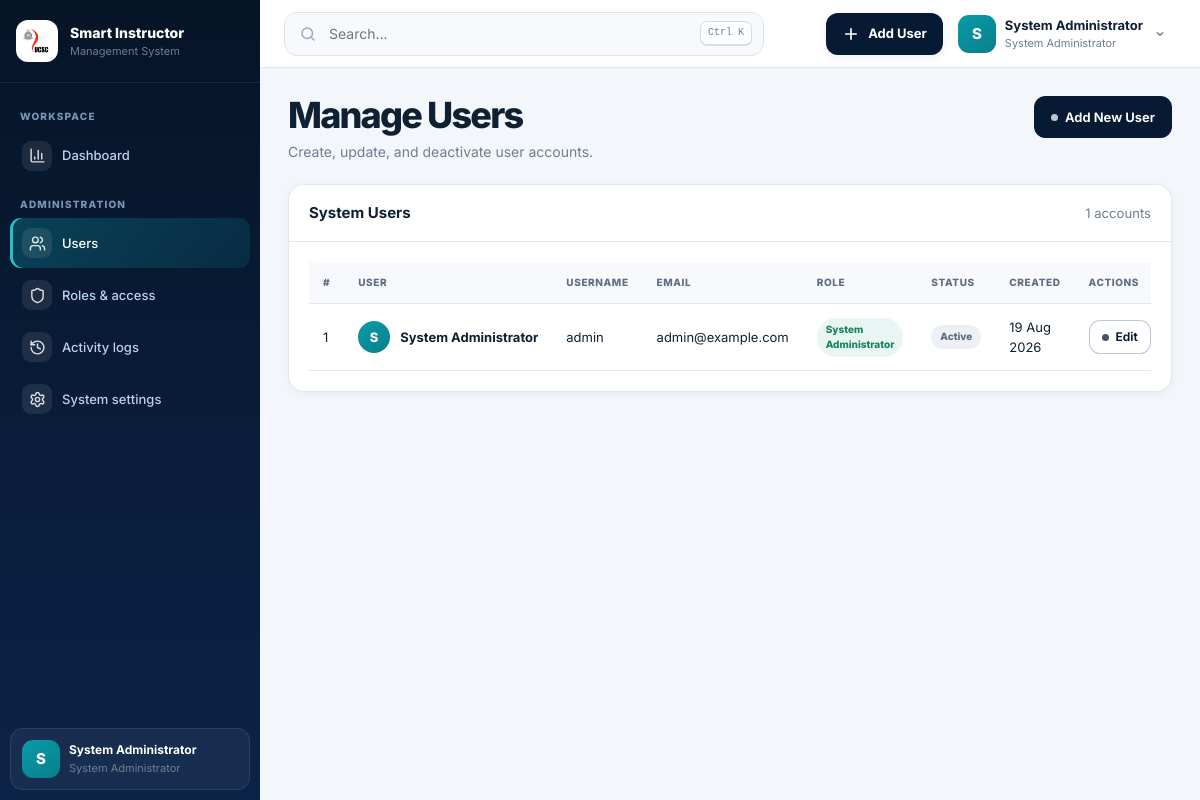
The page /admin/users.php (signed in) on the database its author committed.
### tables this page shows
CREATE TABLE `users` (
  `id` int(11) NOT NULL,
  `username` varchar(50) NOT NULL,
  `email` varchar(100) NOT NULL,
  `password` varchar(255) NOT NULL,
  `full_name` varchar(150) NOT NULL,
  `role_id` int(11) NOT NULL,
  `status` enum('active','inactive','suspended') DEFAULT 'active',
  `phone` varchar(20) DEFAULT NULL,
  `avatar_url` varchar(255) DEFAULT NULL,
  `created_at` timestamp NOT NULL DEFAULT current_timestamp(),
  `updated_at` timestamp NOT NULL DEFAULT current_timestamp() ON UPDATE current_timestamp()
);

CREATE TABLE `roles` (
  `id` int(11) NOT NULL,
  `role_name` varchar(100) NOT NULL,
  `description` text DEFAULT NULL,
  `created_at` timestamp NOT NULL DEFAULT current_timestamp()
);

### config/config.php (called while the page is built, shortened)
<?php
if (!function_exists('app_url')) {
    function app_url(string $path = ''): string {
        $path = ltrim($path, '/');
        return $path === '' ? SITE_URL : SITE_URL . '/' . $path;
    }
}

### includes/auth.php (called while the page is built, shortened)
<?php
require_once __DIR__ . '/../config/config.php';
require_once __DIR__ . '/../config/db.php';
function isLoggedIn() {
    return isset($_SESSION['user_id']) && !empty($_SESSION['user_id']);
}
function getCurrentUser() {
    global $pdo;
    static $cachedUser = null;
    if ($cachedUser === null) {
        $stmt = $pdo->prepare("SELECT u.*, r.role_name FROM users u JOIN roles r ON u.role_id = r.id WHERE u.id = ? LIMIT 1");
        $stmt->execute([$_SESSION['user_id']]);
        $cachedUser = $stmt->fetch();
    }
    return $cachedUser;
}
function getCurrentRoleId() {
    return isset($_SESSION['role_id']) ? (int)$_SESSION['role_id'] : null;
}
?>

### admin/users.php (the view, shortened to what this page needs)
<?php
require_once __DIR__ . '/../config/config.php';
require_once __DIR__ . '/../config/db.php';
require_once __DIR__ . '/../includes/auth.php';
require_once __DIR__ . '/../includes/functions.php';
require_once __DIR__ . '/../includes/dashboard_ui.php';
$users =$pdo->query("SELECT u.*, r.role_name FROM users u JOIN roles r ON u.role_id = r.id ORDER BY u.created_at DESC")->fetchAll(PDO::FETCH_ASSOC);
include __DIR__ . '/../includes/header.php';
?>
            <div class="page-toolbar">
                <div>
                    <h1>Manage Users</h1>
                    <p>Create, update, and deactivate user accounts.</p>
                </div>
                <a href="<?= app_url('admin/add_user.php') ?>" class="btn btn-primary">
                    <span class="ui-dot" aria-hidden="true"></span>
                    Add New User
                </a>
            </div>
            <div class="card">
                <div class="card-header">
                    <h5>System Users</h5>
                    <span class="text-muted small"><?= count($users) ?> accounts</span>
                </div>
                <div class="card-body">
                    <div class="table-responsive">
                        <table class="table table-hover align-middle admin-table" id="manageUsersTable">
                            <thead>
                                <tr>
                                    <th>#</th>
                                    <th>User</th>
                                    <th>Username</th>
                                    <th>Email</th>
                                    <th>Role</th>
                                    <th>Status</th>
                                    <th>Created</th>
                                    <th class="text-end">Actions</th>
                                </tr>
                            </thead>
                            <tbody>
                                <?php foreach ($users as $index =>$user): ?>
                                    <tr>
                                        <td data-label="#"><?= $index + 1 ?></td>
                                        <td data-label="User">
                                            <div class="user-cell-flex">
                                                <?php
                                                    $cleanName = trim(preg_replace('/^(Dr\.|Prof\.|Mr\.|Mrs\.|Ms\.)\s+/i', '', $user['full_name'] ?? 'U'));$initial = mb_substr($cleanName, 0, 1);$avatarUrl = !empty($user['avatar_url']) ? app_url($user['avatar_url']) : null;
                                                ?>
                                                <?= sic_user_avatar($avatarUrl,$initial, 'avatar-mini') ?>
                                                <strong><?= htmlspecialchars($user['full_name']) ?></strong>
                                            </div>
                                        </td>
                                        <td data-label="Username"><?= htmlspecialchars($user['username']) ?></td>
                                        <td data-label="Email"><?= htmlspecialchars($user['email']) ?></td>
                                        <td data-label="Role"><span class="status-pill pill-blue"><?= htmlspecialchars(ucwords(str_replace('_', ' ', $user['role_name']))) ?></span></td>
                                        <td data-label="Status"><?= getStatusBadge($user['status']) ?></td>
                                        <td data-label="Created"><?= !empty($user['created_at']) ? date('d M Y', strtotime($user['created_at'])) : 'N/A' ?></td>
                                        <td data-label="Actions" class="text-end action-cell">
                                            <div class="action-btn-group">
                                                <a href="<?= app_url('admin/edit_user.php?id=' . (int)$user['id']) ?>" class="btn btn-sm btn-outline-primary">
                                                    <span class="ui-dot" aria-hidden="true"></span>
                                                    Edit
                                                </a>
                                            </div>
                                        </td>
                                    </tr>
                                <?php endforeach; ?>
                            </tbody>
                        </table>
                    </div>
                </div>
            </div>
<?php include __DIR__ . '/../includes/footer.php'; ?>

### includes/sidebar.php (shortened to what this page needs)
<?php
require_once __DIR__ . '/../config/config.php';
require_once __DIR__ . '/auth.php';
$currentRole = (int)getCurrentRoleId();
$currentPage = basename($_SERVER['PHP_SELF'] ?? '');
$currentUser = getCurrentUser() ?: [];
if (!function_exists('sidebar_link')) {
    function sidebar_link(string $path, string $label, string $icon, string $currentPage): void {
        $active = basename($path) === $currentPage ? ' active' : '';
        $iconUrl = app_url('assets/icons/' . $icon . '.svg');
        echo '<li><a class="sidebar-link' . $active . '" href="' . htmlspecialchars(app_url($path)) . '">';
        echo '<span class="sidebar-icon"><img src="' . htmlspecialchars($iconUrl) . '" alt=""></span>';
        echo '<span>' . htmlspecialchars($label) . '</span></a></li>';
    }
}
?>
<aside class="sidebar" id="sidebar">
  <div class="sidebar-head">
    <span class="sidebar-emblem"><img src="<?= app_url('assets/images/ucsc-logo.png') ?>" alt="UCSC"></span>
    <div><strong>Smart Instructor</strong><small>Management System</small></div>
  </div>
  <nav aria-label="Main navigation">
    <p class="sidebar-label">Workspace</p>
    <ul class="sidebar-nav">
      <?php
      $dashMap = [
        ROLE_ADMIN => 'admin/dashboard.php',
        ROLE_INSTRUCTOR => 'instructor/dashboard.php',
        ROLE_COORDINATOR => 'coordinator/dashboard.php',
        ROLE_CHIEF_COORDINATOR => 'chief_coordinator/dashboard.php',
        ROLE_NON_ACADEMIC => 'non_academic/dashboard.php',
        ROLE_PROJECT_COORDINATOR => 'project_coordinator/coordinator_dashboard.php',
        ROLE_DIRECTOR => 'director/dashboard.php'
      ];
      sidebar_link($dashMap[$currentRole] ?? 'index.php', 'Dashboard', 'chart-column', $currentPage);
      if ($currentRole === ROLE_ADMIN) {
        echo '<p class="sidebar-label">Administration</p>';
      }
      ?>
    </ul>
  </nav>
  <div class="sidebar-user">
    <span class="avatar"><?= htmlspecialchars(strtoupper(substr((string)($currentUser['full_name'] ?? 'U'), 0, 1))) ?></span>
    <span><strong><?= htmlspecialchars($currentUser['full_name'] ?? 'UCSC User') ?></strong><small><?= htmlspecialchars($currentUser['role_name'] ?? 'System User') ?></small></span>
  </div>
</aside>

### includes/navbar.php (shortened to what this page needs)
<?php
$roleId = function_exists('getCurrentRoleId') ? (int)getCurrentRoleId() : 0;
$userAvatarUrl = !empty($_SESSION['avatar_url']) ? app_url($_SESSION['avatar_url']) : (!empty($currentUser['avatar_url']) ? app_url($currentUser['avatar_url']) : null);
$cleanName = trim(preg_replace('/^(Dr\.|Prof\.|Mr\.|Mrs\.|Ms\.)\s+/i', '', $displayName ?? 'User'));
$firstInitial = mb_substr($cleanName, 0, 1);
?>
<header class="topbar">
  <div class="topbar-inner">
    <div class="topbar-left">
      <div class="global-search" role="search">
        <svg viewBox="0 0 24 24" fill="none" stroke="currentColor" stroke-width="2" stroke-linecap="round"><circle cx="11" cy="11" r="7"/><path d="m20 20-4-4"/></svg>
        <input id="globalSearch" type="search" placeholder="Search..." aria-label="Search this page">
        <kbd>Ctrl K</kbd>
      </div>
    </div>
    <div class="top-actions">
      <?php if ($roleId === ROLE_ADMIN): ?>
      <div class="menu-wrap">
        <button class="primary-action" type="button" data-menu-button="quickMenu" aria-expanded="false">
          <svg viewBox="0 0 24 24" fill="none" stroke="currentColor" stroke-width="2.2" stroke-linecap="round"><path d="M12 5v14M5 12h14"/></svg>
          <span>Add User</span>
        </button>
      </div>
      <?php endif; ?>
      <div class="menu-wrap">
        <button class="profile-button" type="button" data-menu-button="profileMenu" aria-expanded="false">
          <?= sic_user_avatar($userAvatarUrl, $firstInitial, 'avatar') ?>
          <span class="profile-copy">
            <strong><?= htmlspecialchars($displayName) ?></strong>
            <small><?= htmlspecialchars($roleName) ?></small>
          </span>
          <svg class="chevron" viewBox="0 0 24 24" fill="none" stroke="currentColor" stroke-width="2" stroke-linecap="round"><path d="m8 10 4 4 4-4"/></svg>
        </button>
      </div>
    </div>
  </div>
</header>

### includes/functions.php (shortened to what this page needs)
<?php
require_once __DIR__ . '/../config/config.php';
require_once __DIR__ . '/../config/db.php';
require_once __DIR__ . '/auth.php';
function sic_user_avatar(?string $avatarUrl, string $fallbackInitial = 'U', string $class = 'avatar'): string {
    $class = htmlspecialchars($class, ENT_QUOTES, 'UTF-8');
    $initial = htmlspecialchars(mb_strtoupper($fallbackInitial !== '' ? mb_substr($fallbackInitial, 0, 1) : 'U'), ENT_QUOTES, 'UTF-8');
    return '<span class="' . $class . '">' . $initial . '</span>';
}
function getStatusBadge($status) {
    $status = strtolower($status);
    $badges = [
        'active' => '<span class="badge bg-success">Active</span>',
        'inactive' => '<span class="badge bg-secondary">Inactive</span>',
        'pending' => '<span class="badge bg-warning text-dark">Pending</span>',
        'approved' => '<span class="badge bg-success">Approved</span>',
        'rejected' => '<span class="badge bg-danger">Rejected</span>',
        'assigned' => '<span class="badge bg-primary">Assigned</span>',
        'completed' => '<span class="badge bg-info">Completed</span>',
        'confirmed' => '<span class="badge bg-success">Confirmed</span>',
        'cancelled' => '<span class="badge bg-danger">Cancelled</span>',
        'scheduled' => '<span class="badge bg-primary">Scheduled</span>',
        'low' => '<span class="badge bg-secondary">Low</span>',
        'medium' => '<span class="badge bg-info">Medium</span>',
        'high' => '<span class="badge bg-warning text-dark">High</span>',
        'urgent' => '<span class="badge bg-danger">Urgent</span>',
        'handled' => '<span class="badge bg-success">Handled</span>',
    ];
    return $badges[$status] ?? '<span class="badge bg-secondary">' . ucfirst($status) . '</span>';
}
?>

### admin/users.php (style rules this page uses)
.avatar-mini { width: 32px !important; height: 32px !important; min-width: 32px !important; min-height: 32px !important; flex: 0 0 32px !important; display: grid !important; place-items: center !important; border-radius: 50% !important; background: linear-gradient(145deg, var(--teal2, #0a9ba8), var(--teal, #087f8c)) !important; color: #ffffff !important; font-weight: 800 !important; font-size: 13px !important; overflow: hidden !important; }
.user-cell-flex { display: flex !important; align-items: center !important; gap: 10px !important; flex-wrap: nowrap !important; }
.user-cell-flex strong { white-space: nowrap !important; }
.action-cell { text-align: right !important; white-space: nowrap !important; }
.action-btn-group { display: inline-flex !important; align-items: center !important; justify-content: flex-end !important; gap: 8px !important; }
.action-btn-group .btn { margin: 0 !important; }

### rows shown on the page
users: full_name "S", full_name "System Administrator", role.role_name "System Administrator", username "admin", email "admin@example.com", status "Active", created_at "19 Aug 2026"

### other values the page prints
$label "Dashboard Users Roles & access Activity logs System settings"
count($users) "1"
